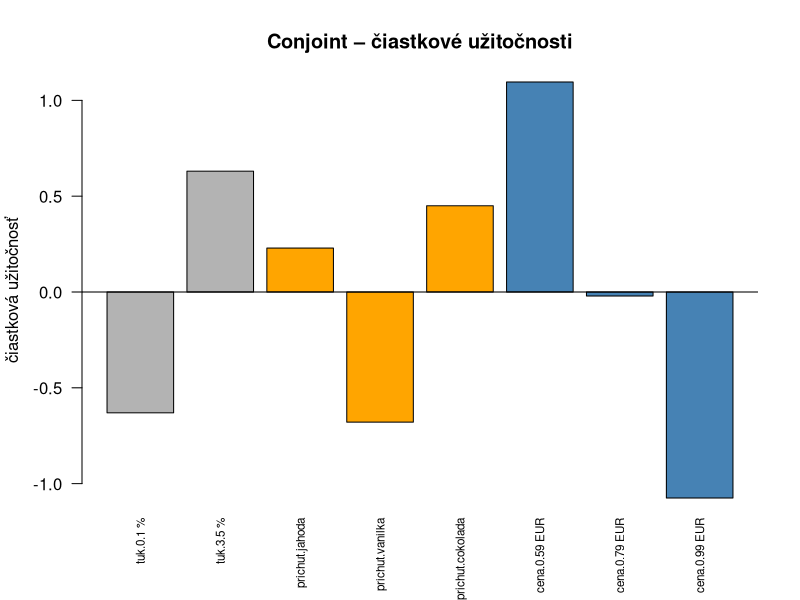

Recreate this plot in R.
# ============================================================
# Cvičenie 24: Conjoint analýza
# Teória: https://senzorika.github.io/SaIT/teoria/cvicenie24.html
# ============================================================

#---------------------------------------------------------------------------------------
# 1. Profily produktu - uplny faktorovy plan
#---------------------------------------------------------------------------------------
# Jogurt opisuju tri atributy. Spotrebitel nehodnoti atributy jednotlivo, ale cele profily.
profily <- expand.grid(
  tuk = c("0.1 %", "3.5 %"),
  prichut = c("jahoda", "vanilka", "cokolada"),
  cena = c("0.59 EUR", "0.79 EUR", "0.99 EUR")
)
nrow(profily) # 2 x 3 x 3 = 18 profilov
head(profily)

#---------------------------------------------------------------------------------------
# 2. Hodnotenia - simulacia 40 spotrebitelov (9-bodova skala ochoty kupit)
#---------------------------------------------------------------------------------------
# dva segmenty: "cena" (citlivi na cenu) a "chut" (chcu plnotucny cokoladovy jogurt)
set.seed(24)
n <- 40
segment <- rep(c("cena", "chut"), each = n / 2)
uzitocnost <- function(profil, seg) {
  u_tuk <- c("0.1 %" = -0.3, "3.5 %" = 0.3) * ifelse(seg == "chut", 3, 1)
  u_prichut <- c(jahoda = 0.4, vanilka = -0.6, cokolada = 0.2) + c(0, 0, ifelse(seg == "chut", 1, 0))
  u_cena <- c("0.59 EUR" = 1, "0.79 EUR" = 0, "0.99 EUR" = -1) * ifelse(seg == "cena", 1.8, 0.4)
  u_tuk[as.character(profil$tuk)] + u_prichut[as.character(profil$prichut)] + u_cena[as.character(profil$cena)]
}
hodnotenia <- do.call(rbind, lapply(1:n, function(i) {
  skore <- 5 + uzitocnost(profily, segment[i]) + rnorm(nrow(profily), 0, 0.8)
  data.frame(respondent = factor(i), profily, hodnotenie = pmin(9, pmax(1, round(skore))))
}))
head(hodnotenia)

#---------------------------------------------------------------------------------------
# 3. Ciastkove uzitocnosti (part-worths) - regresia na urovne atributov
#---------------------------------------------------------------------------------------
# sumove kontrasty: uzitocnosti urovni jedneho atributu sa scitaju na nulu
kontrasty <- list(tuk = "contr.sum", prichut = "contr.sum", cena = "contr.sum")
model <- lm(hodnotenie ~ tuk + prichut + cena, data = hodnotenia, contrasts = kontrasty)
ciastkove <- dummy.coef(model)[c("tuk", "prichut", "cena")]
lapply(ciastkove, round, 2)

# relativna dolezitost atributu = rozpatie jeho uzitocnosti / sucet rozpati
rozpatie <- sapply(ciastkove, function(u) diff(range(u)))
round(100 * rozpatie / sum(rozpatie), 1)

barplot(unlist(ciastkove),
  las = 2, cex.names = 0.7, col = rep(c("grey70", "orange", "steelblue"), c(2, 3, 3)),
  ylab = "čiastková užitočnosť", main = "Conjoint – čiastkové užitočnosti"
)
abline(h = 0)

#---------------------------------------------------------------------------------------
# 4. Individualne uzitocnosti a segmentacia
#---------------------------------------------------------------------------------------
individualne <- t(sapply(levels(hodnotenia$respondent), function(r) {
  m <- lm(hodnotenie ~ tuk + prichut + cena, data = subset(hodnotenia, respondent == r), contrasts = kontrasty)
  unlist(dummy.coef(m)[c("tuk", "prichut", "cena")])
}))
round(head(individualne), 2)

# zhlukova analyza individualnych uzitocnosti (pozri cvicenie 8)
zhluky <- kmeans(individualne, centers = 2, nstart = 25)
table(zhluk = zhluky$cluster, skutocny_segment = segment)
round(zhluky$centers, 2)

#---------------------------------------------------------------------------------------
# 5. Simulacia trhu - ktory koncept by si spotrebitelia vybrali?
#---------------------------------------------------------------------------------------
koncepty <- data.frame(
  tuk = c("3.5 %", "0.1 %", "3.5 %"),
  prichut = c("cokolada", "jahoda", "jahoda"),
  cena = c("0.99 EUR", "0.59 EUR", "0.79 EUR"),
  row.names = c("Premium", "Light", "Klasik")
)
# celkova uzitocnost konceptu pre kazdeho respondenta = sucet jeho ciastkovych uzitocnosti
celkova <- sapply(rownames(koncepty), function(k) {
  individualne[, paste0("tuk.", koncepty[k, "tuk"])] +
    individualne[, paste0("prichut.", koncepty[k, "prichut"])] +
    individualne[, paste0("cena.", koncepty[k, "cena"])]
})
# podiel prvej volby: kazdy respondent si "kupi" koncept s najvyssou uzitocnostou
round(100 * prop.table(table(colnames(celkova)[apply(celkova, 1, which.max)])), 1)


# ULOHA1:
# =========
# Ktory atribut je pre spotrebitelov najdolezitejsi v celej vzorke a ktory v jednotlivych zhlukoch?
# (pomocka: relativnu dolezitost vypocitajte zo stredov zhlukov)

# ULOHA2:
# =========
# Zostavte jogurt s najvyssou celkovou uzitocnostou pre kazdy zhluk. O kolko klesne uzitocnost,
# ak cenu zvysite z 0.59 na 0.99 EUR?

# ULOHA3:
# =========
# Pridajte stvrty koncept "Akcia" (3.5 %, cokolada, 0.59 EUR). Ako sa zmenia podiely prvej volby?
# Porovnajte s TURF analyzou v cviceni 11a - na aku otazku odpoveda TURF a na aku conjoint?
# Teoria metody: https://senzorika.github.io/SAP/kapitoly/08_spotrebitelska_veda.html
